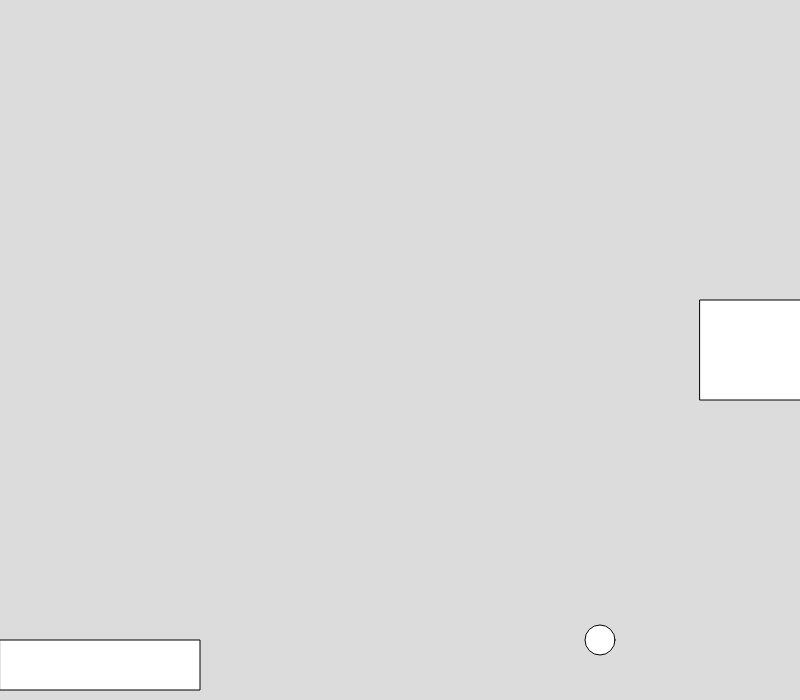
Frame 1 (no input)
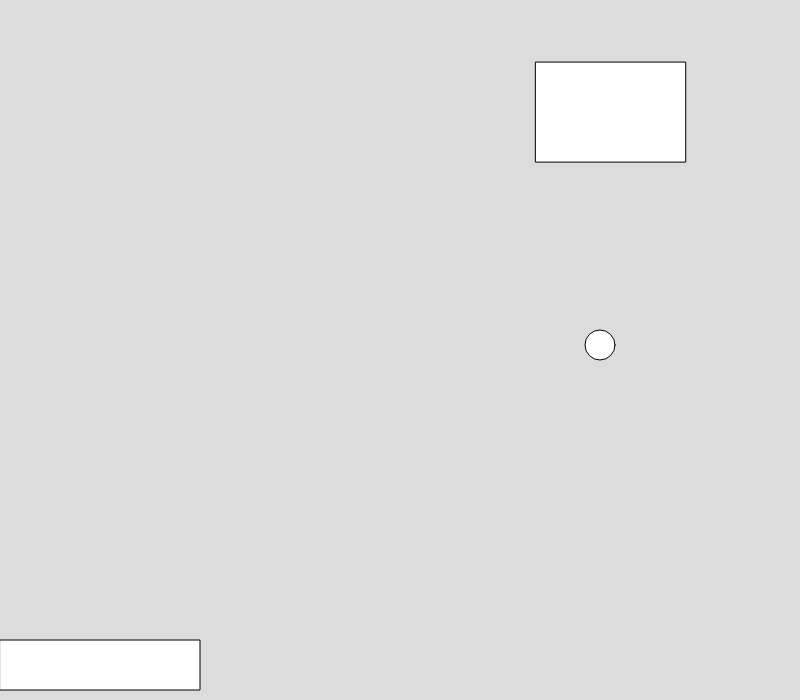
Frame 60 (no input)
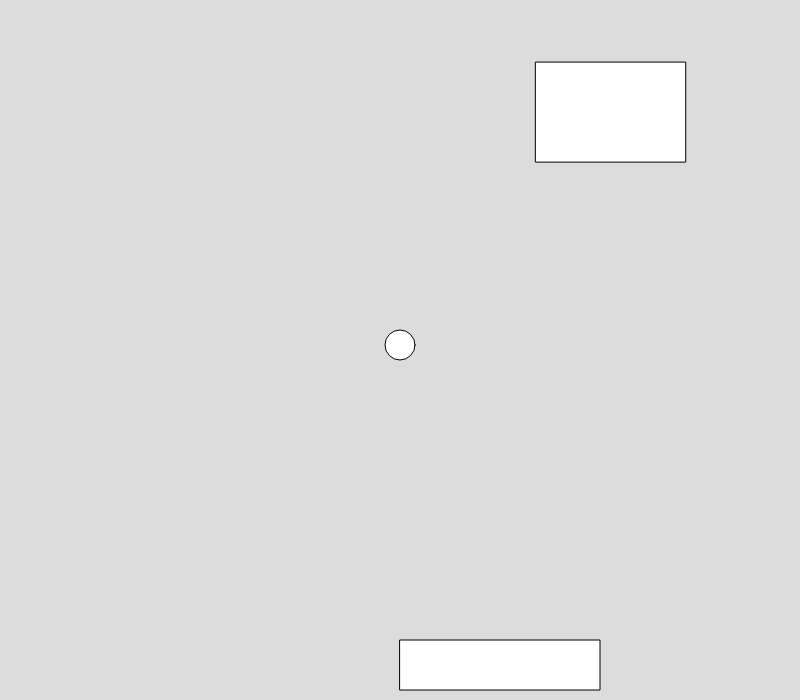
Frame 120 (the mouse pressed at the canvas centre since frame 60)

The p5.js sketch that drew these frames (run headless with seeded random() and noise() and a simulated clock; from frame 60 on, the mouse is pressed at the canvas centre):

// p5.js sketch
// ── sketch.js
var ballx = 600
var bally = 640
var catx  = 700
var caty  = 300




function setup() {
  createCanvas(800, 700);
}


function mousePressed ( ) {
  ballx = mouseX
  bally = 640
}


function draw() {
  background(220);
  rect (mouseX,640,200,50)
  ellipse ( ballx , bally ,30,30 )
  bally = bally - 5
   
  rect ( catx, caty, 150,100)
  if (ballx > caty && ballx < catx + 75 && bally > caty && bally < caty + 100 ){
  catx = random(750)
  caty = random(300)
}
  
  
  
}
